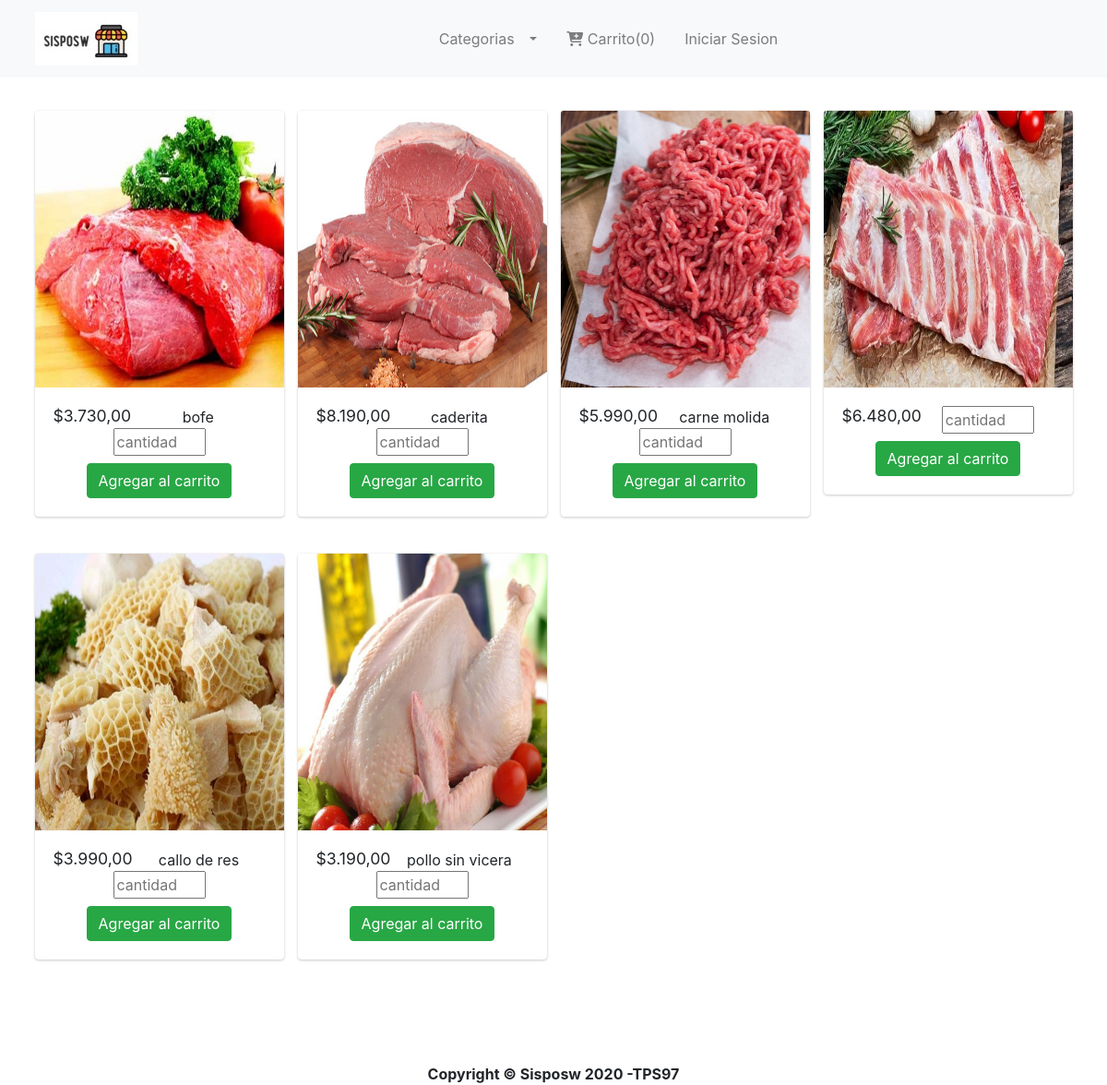
The app's page /carnes.php with its own data.
### tables this page shows
CREATE TABLE `productos` (
  `id_producto` int(11) NOT NULL,
  `nombre` varchar(100) NOT NULL,
  `precio` double(20,2) NOT NULL,
  `categoria` int(11) NOT NULL,
  `imagen` varchar(250) NOT NULL,
  `marca` varchar(45) DEFAULT NULL,
  `stock` int(11) NOT NULL,
  `existencia` int(11) NOT NULL
);

### control/conexion.php (called while the page is built, shortened)
<?php
	class Conexion {
		private $conectar;
		public function __construct() {
			$cadenaconexion = "mysql:hos=".servidor.";dbname=".bd.";charset=utf8";
			try {
			$this->conectar = new PDO($cadenaconexion,usuario,clave);
			$this->conectar->setAttribute(PDO::ATTR_ERRMODE, PDO::ERRMODE_EXCEPTION);
			} catch (PDOException $error) {
			}
		}
		public function conectar(){
			return $this->conectar;
		}
	}

### control/CtrlProductos.php (called while the page is built, shortened)
<?php
require_once "conexion.php";
class CtrlProductos extends Conexion
{
    private $conexion;
    function __construct()
    {
        $this->conexion = new Conexion();
        $this->conexion = $this->conexion->conectar();
    }
    public function buscarProductoCategoria(int $id)
    {
        $sql = "SELECT * FROM productos WHERE categoria=?";
        $dato = array($id);
        $consulta = $this->conexion->prepare($sql);
        $consulta->execute($dato);
        $respuesta = $consulta->fetchAll(PDO::FETCH_ASSOC);
        return $respuesta;
    }
}

### carnes.php (the view, shortened to what this page needs)
<?php
require_once "control/CtrlProductos.php";
$categoria = 9;
$ctrlProducto = new CtrlProductos();
?>
<!DOCTYPE html>
<html lang="es">
<head>
    <?php include "plantilla/link.php" ?>
</head>
<body>
    <?php include "plantilla/cabecera.php"; ?>
    <br>
    <br>
    <div class="container">
        <br>
        <div class="row">
            <?php
            $listaproductos = $ctrlProducto->buscarProductoCategoria($categoria);
            ?>
            <?php
            foreach ($listaproductos as $producto) {
            ?>
                <div class="col-3">
                    <div class="card" align="center">
                        <img title="<?php echo $producto['nombre'] ?>"
                        alt="<?php echo $producto['nombre'] ?>"
                        class="card-img-top"
                        src="<?php echo $producto['imagen'] ?>"
                        height="300px"  width="250"  border="1">
                        <div class="card-body">
                            <span><?php echo $producto['nombre'] ?></span>
                            <h5 class="card-title">$<?php echo number_format($producto['precio'],2,',','.') ?></h5>
                            <form action="" method="post" align="center">
                                <input type="number" name="cantidad" id="cantidad" style="margin-bottom:8px;width:100px" placeholder="cantidad" min="1">
                                <button class=" btn btn-success " type="submit" name="btnAccion" value="Agregar">Agregar al carrito</button>
                            </form>
                        </div>
                    </div>
                    <br>
                </div>
            <?php } ?>
        </div>
    </div>
    <br>
    <?php include 'plantilla/piepagina.php'; ?>
</body>
</html>

### records on screen
productos: nombre+imagen (picture), nombre "bofe", precio "3.730,00"
productos: imagen (picture), nombre "caderita", precio "8.190,00"
productos: imagen (picture), nombre "carne molida", precio "5.990,00"
productos: imagen (picture), precio "6.480,00"
productos: imagen (picture), nombre "callo de res", precio "3.990,00"
productos: imagen (picture), nombre "pollo sin vicera", precio "3.190,00"
